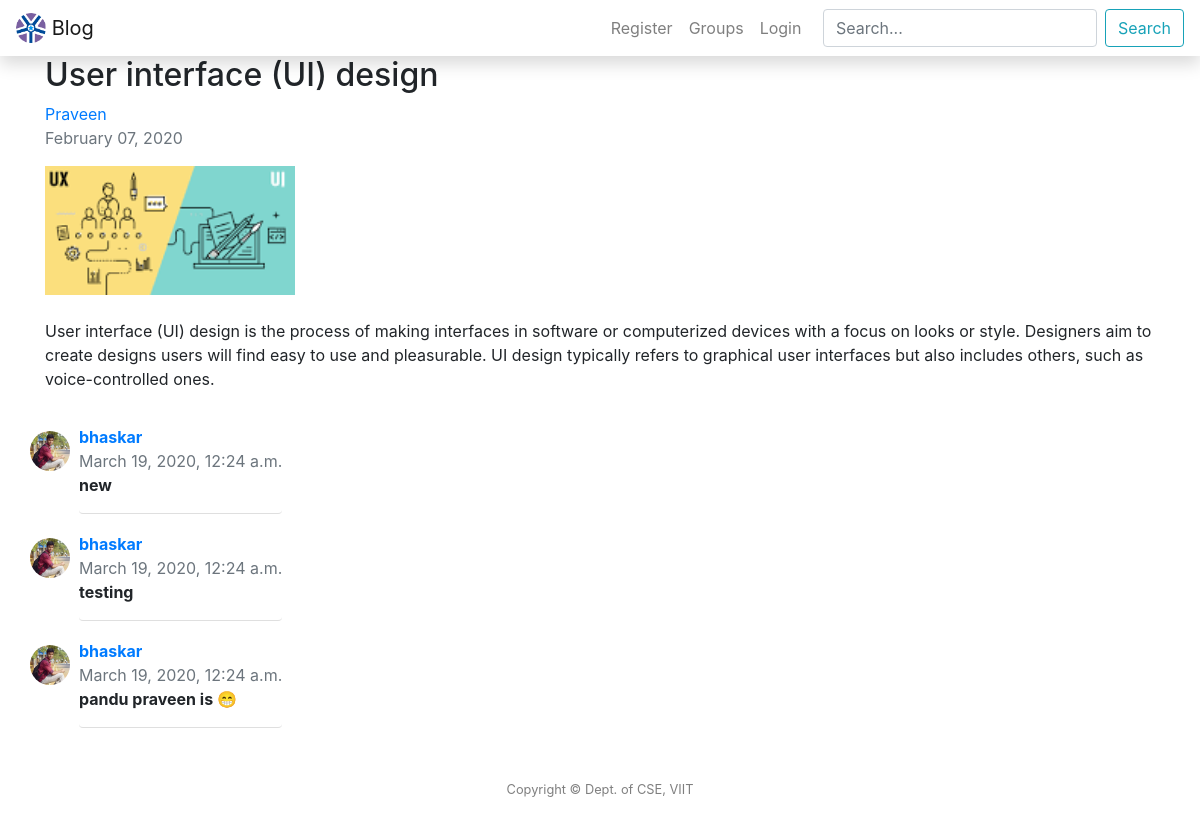
The app's page /post/31/, older data.
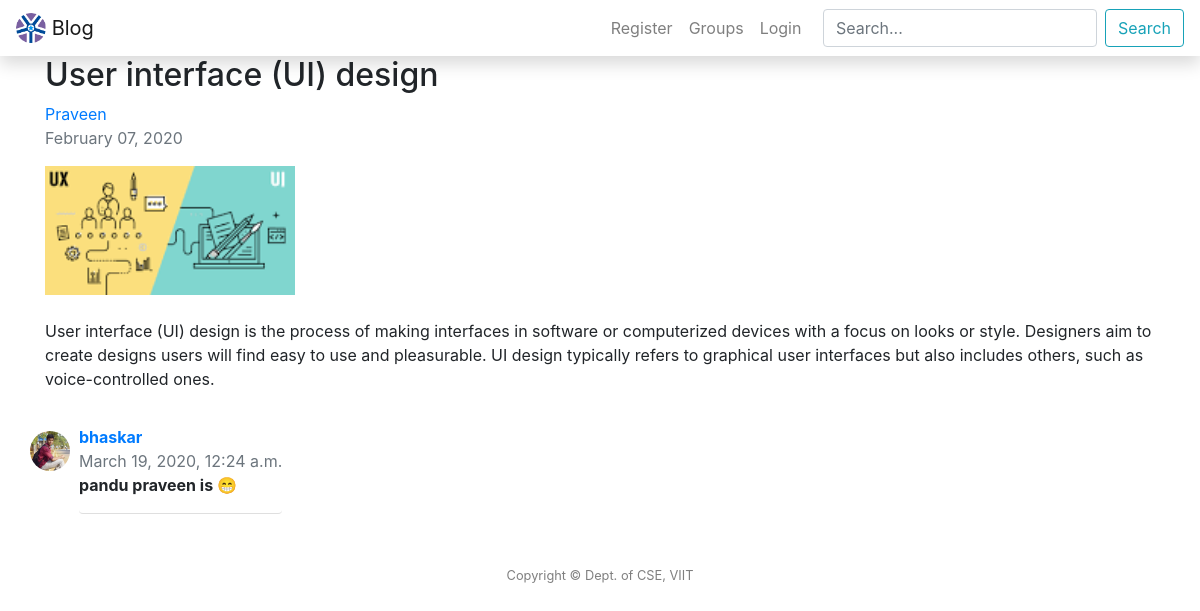
The same page, newer data.
### post/models.py (models this page shows, shortened)
class Posts(models.Model):
	title = models.CharField(max_length = 100)
	context = models.TextField()
	date_posted = models.DateTimeField(default = timezone.now)
	user = models.ForeignKey(User, on_delete = models.CASCADE)
	groups = models.ForeignKey(Com, on_delete = models.CASCADE)
	image = models.ImageField(upload_to='post_images', blank=True)

class Comment(models.Model):
    post = models.ForeignKey(Posts, on_delete=models.CASCADE, related_name='comments')
    author = models.ForeignKey(User, on_delete = models.CASCADE)
    text = models.TextField()
    created_date = models.DateTimeField(default=timezone.now)

class UserProfile(models.Model):
    user = models.OneToOneField(User, on_delete = models.CASCADE)
    bio = models.CharField(max_length=100, default='',blank = True)
    website = models.URLField(default='',blank = True)
    phone = models.CharField( max_length=15, blank=True) # validators should be a list
    image = ProcessedImageField(default="octocat.png", upload_to='profile_image',processors=[ResizeToFill(200,200)], format='JPEG', options={'quality': 90})
    thumbnail = ImageSpecField(source='image', processors=[ResizeToFill(50, 50)],format='JPEG',options={'quality': 100})

### post/views.py (the view)
# urls.py: path('post/<int:pk>/', PostDetailView.as_view(), name='post-detail'),
class PostDetailView(DetailView):
	model = Posts

### templates/post/posts_detail.html (shortened to what this page needs)
{% extends "post/header.html" %} {% block title %}{{ object.title }}{% endblock %} {% block content %}
<article class="media content-section container">
    <div class="media-body">
        <div class="article-metadata">
            <h2 class="article-title">{{ object.title }}</h2>
            <a href="{% url 'user-posts' object.user %}">{{ object.user }}</a>
            <p class="text-muted">{{ object.date_posted|date:"F d, Y" }}</small>
        </div>
        {% if object.image %}
        <img src={{ object.image.url }} width="250px"> <br> {% endif %}
        <br>
        <p>{{ object.context}}</p>
    </div>
</article>
<div class="container">
     {% for comment in object.comments.all %}
    <br>
    <div class="row">
        <img src="{{ comment.author.userprofile.thumbnail.url }}" width="40" height="40" alt="Profile Image" style="border-radius: 50%;"> &nbsp;&nbsp;
        <div class="card border-left-0 border-right-0 border-top-0">
            <a class="card-subtitle font-weight-bold" href="{% url 'user-posts' comment.author %}">{{ comment.author }}</a>
            <div class="date text-muted">
                {{ comment.created_date }}
            </div>
            <strong>{{ comment.text|linebreaks }}</strong>
        </div>
    </div>
    {% empty %}
    <p>No comments here yet :(</p>
    {% endfor %}
</div>
{% endblock content %}

### templates/post/header.html (shortened to what this page needs)
{% load static %}
<!DOCTYPE html>
<html lang="en">
<head>
    <html prefix="og: http://ogp.me/ns#">
    <link rel="stylesheet" href="{% static "bootstrap-4.3.1-dist\css\bootstrap.min.css" %}" >
</head>
<body>
    <nav class="navbar navbar-default navbar-fixed-top navbar-expand-lg shadow navbar-light bg-white">
        <a class="navbar-brand" href="{% url 'index' %}">
            <img src="{% static "Vlogo.png" %}" width="30" height="30" class="d-inline-block align-top" alt="VIIT"> Blog
        </a>
        <div class="collapse navbar-collapse" id="navbarSupportedContent">
            <ul class="navbar-nav ml-auto">
                {% if user.is_authenticated %}
                <li class="nav-item"><a class="nav-link" href="{% url 'post-create' %}">New Post</a></li>
                <li class="nav-item"><a class="nav-link" href="{% url 'groups' %}">Groups</a></li>
                <li class="nav-item"><a class="nav-link" href="{% url 'view_profile' %}">Profile</a></li>
                <li class="nav-item"><a class="nav-link" href="{% url 'logout' %}">Logout</a></li>
                {% else %}
                <li class="nav-item"><a class="nav-link" href="{% url 'register' %}">Register</a></li>
                <li class="nav-item"><a class="nav-link" href="{% url 'groups' %}">Groups</a></li>
                <li class="nav-item"><a class="nav-link" href="{% url 'login' %}">Login</a></li>
                {% endif %}
            </ul>
            <form class="form-inline my-2 my-lg-0" action="{% url 'searchposts' %}" method="GET" value="{{request.GET.q}}">
                <input class="form-control mr-sm-2" type="text" name="q" value="{{request.GET.q}}" placeholder="Search..." aria-label="Search">
                <button class="btn btn-outline-info my-2 my-sm-0" name="submit" type="submit" value="Search">Search</button>
            </form>
        </div>
    </nav>
    <main role="main" >
                 {% block content %}{% endblock %}
    </main>
    <br>
    <div id="sticky-footer" class="py-4 bg-secondry text-black-50">
        <div class="container text-center">
            <small>Copyright &copy; Dept. of CSE, VIIT</small>
        </div>
    </div>
</body>
</html>

Row changes from the older to the newer data that the page shows:
removed Comment: author.userprofile.thumbnail (placeholder picture), author "bhaskar", created_date "March 19, 2020, 12:24 a.m.", text "new"
removed Comment: author.userprofile.thumbnail (placeholder picture), author "bhaskar", created_date "March 19, 2020, 12:24 a.m.", text "testing"
